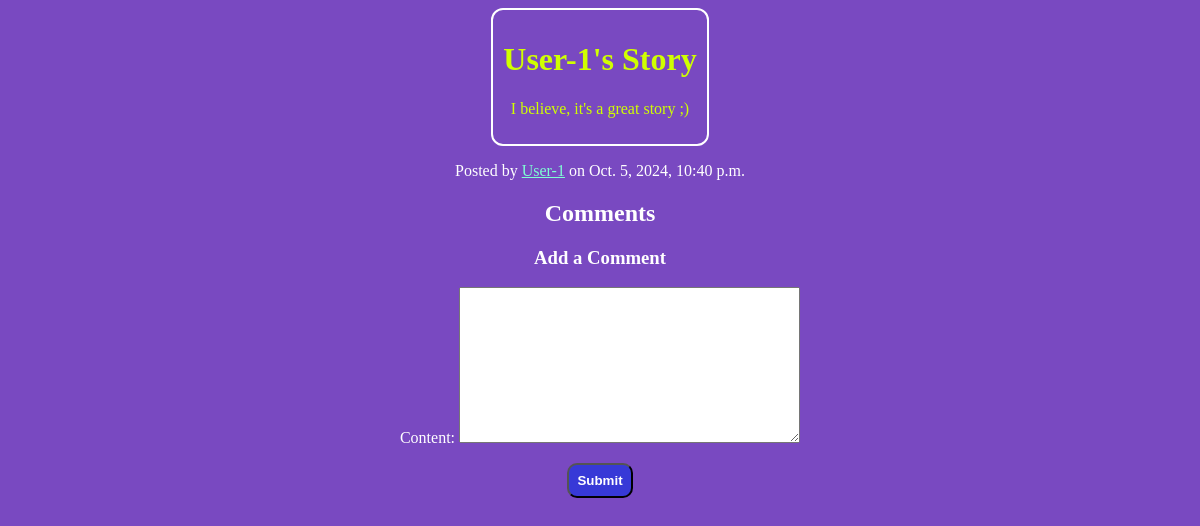
/post/5/, run on the app's committed database.
### blog/models.py (models this page shows, shortened)
class Post(models.Model):
    title = models.CharField(max_length=200)
    content = models.TextField()
    created_at = models.DateTimeField(auto_now_add=True)
    author = models.ForeignKey(User, on_delete=models.CASCADE)

### blog/views.py (the view)
# urls.py: path('post/<int:pk>/', views.post_detail, name='post_detail'),
def post_detail(request, pk):
    post = get_object_or_404(Post, pk=pk)
    comments = post.comments.all()
    if request.method == 'POST':
        form = CommentForm(request.POST)
        if form.is_valid():
            comment = form.save(commit=False)
            comment.post = post
            comment.author = request.user
            comment.save()
            return redirect('post_detail', pk=pk)
    else:
        form = CommentForm()
    return render(request, 'blog/post_detail.html', {
        'post': post,
        'comments': comments,
        'form': form,
    })

### blog/forms.py
class CommentForm(forms.ModelForm):
    class Meta:
        model = Comment
        fields = ['content']
        widgets = {
            'content': forms.Textarea(attrs={'class': 'form-control'}),
        }

### blog/templates/blog/post_detail.html (shortened to what this page needs)
<div class="post-itself">
    <h1>{{ post.title }}</h1>
    <p>{{ post.content }}</p>
</div>
<p>Posted by  <a href="{% url 'profile_detail' post.author.username %}">{{ post.author.username }}</a> on {{ post.created_at }}</p>
<h2>Comments</h2>
<h3>Add a Comment</h3>
<form method="POST">
    {{ form.as_p }}
    <button id="submit-btn" type="submit">Submit</button>
</form>

### blog/templates/blog/post_detail.html (style rules this page uses)
.post-itself { margin: auto; color: rgb(208, 255, 0); border: 2px solid white; border-radius: 12px; width:max-content; padding: 10px; font-family: cursive; }
button { border: 1sp; border-radius: 10px; padding: 8px; background-color: #f64c72; color: white; font-weight: bold; }
#submit-btn { background-color: #3739d7; }
a { color: aquamarine; }

### data on the page
Post: title "User-1's Story", content "I believe, it's a great story ;)", author.username "User-1", created_at "Oct. 5, 2024, 10:40 p.m."
